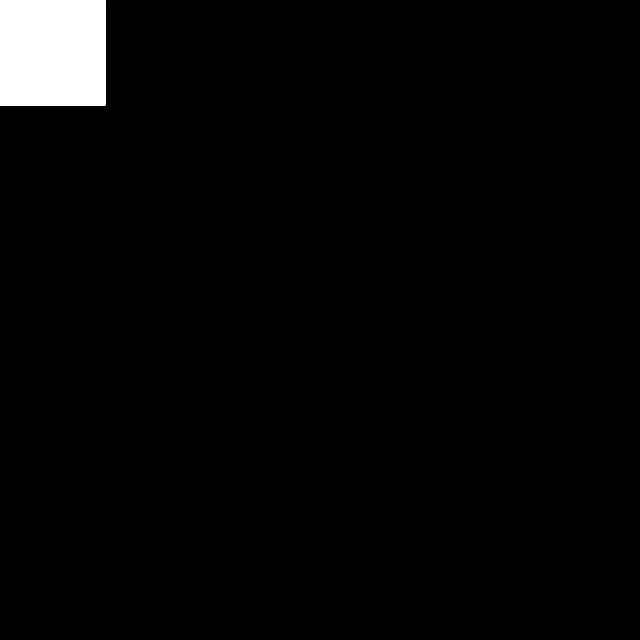
Frame 1 (no input)
Frame 2 (the mouse pressed at the canvas centre, redrawn once): identical to frame 1, image omitted

The p5.js sketch that drew this single still picture (run headless with seeded random() and noise() and a simulated clock; the mouse was pressed at the canvas centre and the sketch redrawn once):

// p5.js sketch
// ── sketch.js
var stars = [];
var speed = 10;
var gridSizeX = 100;
var gridSizeY = 100;
var nrOfSand = 1000;
var createStarStep = 1;
var speedSlider;
var gridSizeSlider;
var nrOfSandSlider;
var canvasSize = {width:640, height:640};
var colors = {
  0: [0,0,255],
  1: [0,255,0],
  2: [255,0,0],
  3: [255,0,255],
  9: [255,255,255]
}
var sandpile = new Array(gridSizeY);

function setup() {
  var canvas = createCanvas(canvasSize.width, canvasSize.height);
  for (var row = 0; row < gridSizeY; row++){
	sandpile[row] = new Array(gridSizeX);
	for (var col = 0; col < gridSizeX; col++){
		sandpile[row][col] = 9;
	}
  }
  sandpile[row/2][col/2] = nrOfSand;
}

function draw() {
  background(0);
  stroke(255);
  noFill();
  //fill(255);
  frameRate(speed);
  text("FPS: " + round(frameRate(), 2), 20, 20);
  for (var row = 0; row < gridSizeY; row++){
	for (var col = 0; col < gridSizeX; col++){
		rect(col, row, width/gridSizeX, height/gridSizeY);
	}
  }
  console.log(sandpile[row/2][col/2]);
  console.log(sandpile[27][55]);
  noLoop();
}
	
// ── sandpile.html
<!DOCTYPE html>
<html>
  <head>
    <meta charset="UTF-8">
    <title>Sandpile</title>
		<script src="https://cdnjs.cloudflare.com/ajax/libs/p5.js/0.5.6/p5.min.js" type="text/javascript"></script>
		<script src="https://cdnjs.cloudflare.com/ajax/libs/p5.js/0.5.6/addons/p5.dom.min.js"></script>
		<script src="sketch.js" type="text/javascript"></script>
	</head>
	<body>
	</body>
</html>
